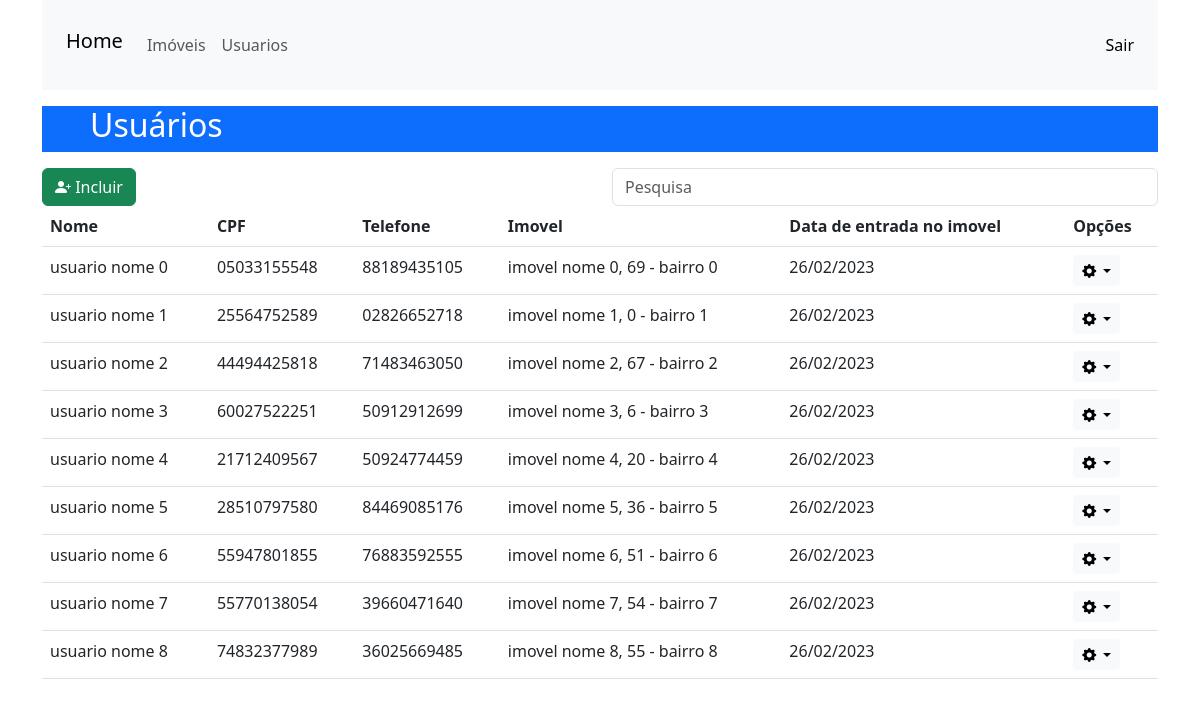
Page /usuario/listar/ (signed in) on the committed database.
### usuario/models.py (models this page shows, shortened)
class Perfil(models.Model):
    cpf = models.CharField(max_length=14, null=True)
    nome_completo = models.CharField(max_length=50, null=True)
    telefone = models.CharField(max_length=16, null=True)
    data_entrada_imovel = models.DateField(auto_now_add=True, editable=True, verbose_name="Data de entrada no imovel")
    usuario = models.OneToOneField(User, blank=True, on_delete=models.CASCADE)
    imovel = models.OneToOneField(Imovel, null=True, blank=False, on_delete=models.SET_NULL)

### imobiliaria/models.py (models this page shows, shortened)
class Imovel(models.Model):
    nome = models.CharField(max_length=50, blank=True, verbose_name='Nome do imóvel / vila / condominio')
    cep = models.CharField(max_length=9, blank=True, verbose_name= 'CEP')
    endereco = models.CharField(max_length=100, blank=True, verbose_name= 'Endereço')
    numero = models.CharField(max_length=100, blank=True, verbose_name= 'Numero')
    bairro = models.CharField(max_length=100, blank=True, verbose_name= 'Bairro')
    cidade = models.CharField(max_length=100, blank=True, verbose_name= 'Cidade')
    uf = models.CharField(max_length=2, blank=True, verbose_name= 'UF')
    mensalidade = models.CharField(max_length=10, blank=True, verbose_name='Mensalidade R$')
    vencimento = models.IntegerField(default=10, verbose_name="Dia do vencimento da mensalidade")
    disponibilidade = models.BooleanField(default=True, verbose_name="Disponibilidade")
    def __str__(self) -> str:
        nome = ''
        if self.nome:
            nome = self.nome
        else:
            nome = self.endereco
        return f'{nome}, {self.numero} - {self.bairro}'

### usuario/views.py (the view)
# urls.py: path('listar/', listar_usuarios, name="listarusuarios"),
@login_required
@staff_member_required
def listar_usuarios(request):
    context = {}
    perfis = Perfil.objects.all()
    context['perfis'] = perfis
    if request.method == "GET":
        busca = request.GET.get('busca')
        if busca != None:
            perfis = Perfil.objects.all().filter(nome_completo__contains = busca)
            context['perfis'] = perfis
            return render(request, 'registration/list.html', context)
    try:
        Imovel.objects.get()
        tem_imoveis = True
    except:
        tem_imoveis = False
    context['tem_imoveis'] = tem_imoveis
    return render(request, 'registration/list.html', context)

### core/templates/registration/list.html (shortened to what this page needs)
{% extends 'base.html' %}
{% block content %}
<div class="container">
    <div class="row text-white bg-primary mx-auto my-3">
        <h2 class="ps-5">Usuários</h2>
    </div>
    <div class="row">
        <div class="col-6">
            <a href="{% url 'cadastrarusuario' %}" class="btn btn-success"><i class="bi bi-person-plus-fill"></i> Incluir</a>
        </div>
        <div class="col-6">
            <form method="GET" autocomplete="off">
                <div class="form-group">
                    <input type="text" class="form-control" placeholder="Pesquisa" name="busca">
                </div>
            </form>
        </div>
    </div>
    <table class="table table-hover">
        <thead>
            <tr>
                <th scope="col">Nome</th>
                <th scope="col">CPF</th>
                <th scope="col">Telefone</th>
                <th scope="col">Imovel</th>
                <th scope="col">Data de entrada no imovel</th>
                <th scope="col">Opções</th>
            </tr>
        </thead>
        <tbody>
            {% for perfil in perfis %}
            <tr>
                <td>{{perfil.nome_completo}}</td>
                <td>{{perfil.cpf}}</td>
                <td>{{perfil.telefone}}</td>
                {% if perfil.imovel %}
                    <td>{{perfil.imovel}}</td>
                    <td>{{perfil.data_entrada_imovel|date:"d/m/Y"}}</td>
                {% else %}
                    <td class="text-danger">Sem imovel</td>
                    <td class="text-danger">Sem imovel</td>
                {% endif %}
                <td>
                    <div class="dropdown">
                        <button type="button" class="btn btn-sm btn-light dropdown-toggle" data-bs-toggle="dropdown">
                            <i class="bi bi-gear-fill"></i>
                        </button>
                    </div>
                </td>
            </tr>
            {% endfor %}
        </tbody>
    </table>
</div>
{% endblock %}

### core/static/css/login.css (style rules this page uses)
html, body { height: 100%; margin: 0; }

### rows in the picture
Perfil: nome_completo "usuario nome 0", cpf "05033155548", telefone "88189435105", imovel "imovel nome 0, 69 - bairro 0", data_entrada_imovel "26/02/2023"
Perfil: nome_completo "usuario nome 1", cpf "25564752589", telefone "02826652718", imovel "imovel nome 1, 0 - bairro 1", data_entrada_imovel "26/02/2023"
Perfil: nome_completo "usuario nome 2", cpf "44494425818", telefone "71483463050", imovel "imovel nome 2, 67 - bairro 2", data_entrada_imovel "26/02/2023"
Perfil: nome_completo "usuario nome 3", cpf "60027522251", telefone "50912912699", imovel "imovel nome 3, 6 - bairro 3", data_entrada_imovel "26/02/2023"
Perfil: nome_completo "usuario nome 4", cpf "21712409567", telefone "50924774459", imovel "imovel nome 4, 20 - bairro 4", data_entrada_imovel "26/02/2023"
Perfil: nome_completo "usuario nome 5", cpf "28510797580", telefone "84469085176", imovel "imovel nome 5, 36 - bairro 5", data_entrada_imovel "26/02/2023"
Perfil: nome_completo "usuario nome 6", cpf "55947801855", telefone "76883592555", imovel "imovel nome 6, 51 - bairro 6", data_entrada_imovel "26/02/2023"
Perfil: nome_completo "usuario nome 7", cpf "55770138054", telefone "39660471640", imovel "imovel nome 7, 54 - bairro 7", data_entrada_imovel "26/02/2023"
Perfil: nome_completo "usuario nome 8", cpf "74832377989", telefone "36025669485", imovel "imovel nome 8, 55 - bairro 8", data_entrada_imovel "26/02/2023"
